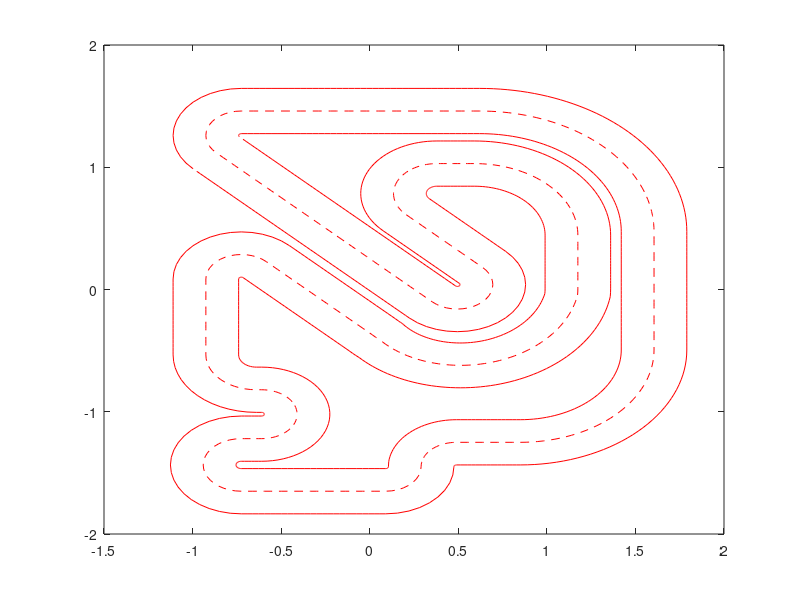

MATLAB code for this plot: (Note: this script raises an error after producing the figure.)
clear all
clc
close all

laps = {'noprogressLap', 'baseLap', 'noiseLap', 'gpLap'}
load('track.mat');

% for j=1:length(laps)
%     lap_name = laps{j};
%     lap = 1;
%     t = 0;
%     Ts = 0.03;
%     h = figure
%     filename = strcat(lap_name, '.gif');
%     load(strcat(lap_name, '.mat'));
%     for i=1:length(data.x)
%         plot_car(data.x(:,i)', track, t, lap);
%         %pause(0.01)
%         frame = getframe(h);
%         im = frame2im(frame);
%         [imind, cm] = rgb2ind(im, 256);
%         if t == 0
%             imwrite(imind, cm, filename, 'gif', 'Loopcount', inf, 'DelayTime', 0.03);
%         else
%             imwrite(imind, cm, filename, 'gif', 'WriteMode', 'append', 'DelayTime', 0.0);
%         end
% 
%         t = t + Ts
%     end
% end



close all
hold off
    figure(1);
    plot(track.outer(1,:),track.outer(2,:),'r')
    hold on
    plot(track.inner(1,:),track.inner(2,:),'r')
    plot(track.center(1,:),track.center(2,:),'--r')
plots = [];

clrs = [
    0.8 0.7 0;
    0.9 0.3 0;
    0 0.2 1;
    0 0.5 0.5
]
colororder(clrs);

for j=1:length(laps)
    lap_name = laps{j};
    load(strcat(lap_name, '.mat'));
    plots = [plots plot(data.x(1,:), data.x(2,:), 'LineWidth', 3)];
end

lgd = legend(plots, laps);
lgd.FontSize = 16;

axis([-1.5,2.7,-2,2.5])
%saveas(gcf, 'laps.jpg')
%set(gcf, 'Position', [0 0 500, 500]);
%print(gcf, 'laps_20.png', '-dpng', '-r300');

for j=1:length(laps)
    lap_name = laps{j}
    load(strcat(lap_name, '.mat'));
    length(data.x) * 0.03
end
